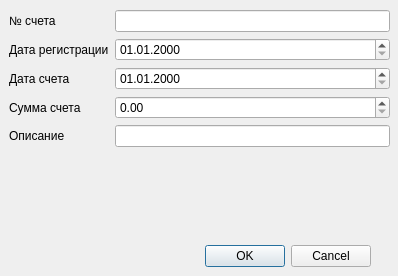
<?xml version="1.0" encoding="UTF-8"?>
<ui version="4.0">
 <class>AddCheckDialog</class>
 <widget class="QDialog" name="AddCheckDialog">
  <property name="geometry">
   <rect>
    <x>0</x>
    <y>0</y>
    <width>398</width>
    <height>276</height>
   </rect>
  </property>
  <property name="windowTitle">
   <string>Добавить счет</string>
  </property>
  <property name="windowIcon">
   <iconset resource="../../resources/main.qrc">
    <normaloff>:/images/logo.png</normaloff>:/images/logo.png</iconset>
  </property>
  <widget class="QDialogButtonBox" name="buttonBox">
   <property name="geometry">
    <rect>
     <x>30</x>
     <y>240</y>
     <width>341</width>
     <height>32</height>
    </rect>
   </property>
   <property name="orientation">
    <enum>Qt::Horizontal</enum>
   </property>
   <property name="standardButtons">
    <set>QDialogButtonBox::Cancel|QDialogButtonBox::Ok</set>
   </property>
  </widget>
  <widget class="QWidget" name="formLayoutWidget">
   <property name="geometry">
    <rect>
     <x>9</x>
     <y>10</y>
     <width>381</width>
     <height>211</height>
    </rect>
   </property>
   <layout class="QFormLayout" name="formLayout">
    <item row="0" column="0">
     <widget class="QLabel" name="numberLabel">
      <property name="text">
       <string>№ счета</string>
      </property>
     </widget>
    </item>
    <item row="1" column="0">
     <widget class="QLabel" name="registrationDateLabel">
      <property name="text">
       <string>Дата регистрации</string>
      </property>
     </widget>
    </item>
    <item row="2" column="0">
     <widget class="QLabel" name="checkDateLabel">
      <property name="text">
       <string>Дата счета</string>
      </property>
     </widget>
    </item>
    <item row="3" column="0">
     <widget class="QLabel" name="sumLabel">
      <property name="text">
       <string>Сумма счета</string>
      </property>
     </widget>
    </item>
    <item row="4" column="0">
     <widget class="QLabel" name="descriptionLabel">
      <property name="text">
       <string>Описание</string>
      </property>
     </widget>
    </item>
    <item row="0" column="1">
     <widget class="QLineEdit" name="numberEdit"/>
    </item>
    <item row="1" column="1">
     <widget class="QDateEdit" name="registrationDateEdit">
      <property name="displayFormat">
       <string>dd.MM.yyyy</string>
      </property>
     </widget>
    </item>
    <item row="2" column="1">
     <widget class="QDateEdit" name="checkDateEdit">
      <property name="displayFormat">
       <string>dd.MM.yyyy</string>
      </property>
     </widget>
    </item>
    <item row="3" column="1">
     <widget class="QDoubleSpinBox" name="sumSpinBox">
      <property name="decimals">
       <number>2</number>
      </property>
      <property name="maximum">
       <double>99999999.989999994635582</double>
      </property>
     </widget>
    </item>
    <item row="4" column="1">
     <widget class="QLineEdit" name="descriptionEdit"/>
    </item>
   </layout>
  </widget>
 </widget>
 <tabstops>
  <tabstop>numberEdit</tabstop>
  <tabstop>registrationDateEdit</tabstop>
  <tabstop>checkDateEdit</tabstop>
  <tabstop>sumSpinBox</tabstop>
  <tabstop>descriptionEdit</tabstop>
  <tabstop>buttonBox</tabstop>
 </tabstops>
 <resources>
  <include location="../../resources/main.qrc"/>
 </resources>
 <connections>
  <connection>
   <sender>buttonBox</sender>
   <signal>accepted()</signal>
   <receiver>AddCheckDialog</receiver>
   <slot>accept()</slot>
   <hints>
    <hint type="sourcelabel">
     <x>248</x>
     <y>254</y>
    </hint>
    <hint type="destinationlabel">
     <x>157</x>
     <y>274</y>
    </hint>
   </hints>
  </connection>
  <connection>
   <sender>buttonBox</sender>
   <signal>rejected()</signal>
   <receiver>AddCheckDialog</receiver>
   <slot>reject()</slot>
   <hints>
    <hint type="sourcelabel">
     <x>316</x>
     <y>260</y>
    </hint>
    <hint type="destinationlabel">
     <x>286</x>
     <y>274</y>
    </hint>
   </hints>
  </connection>
 </connections>
</ui>
